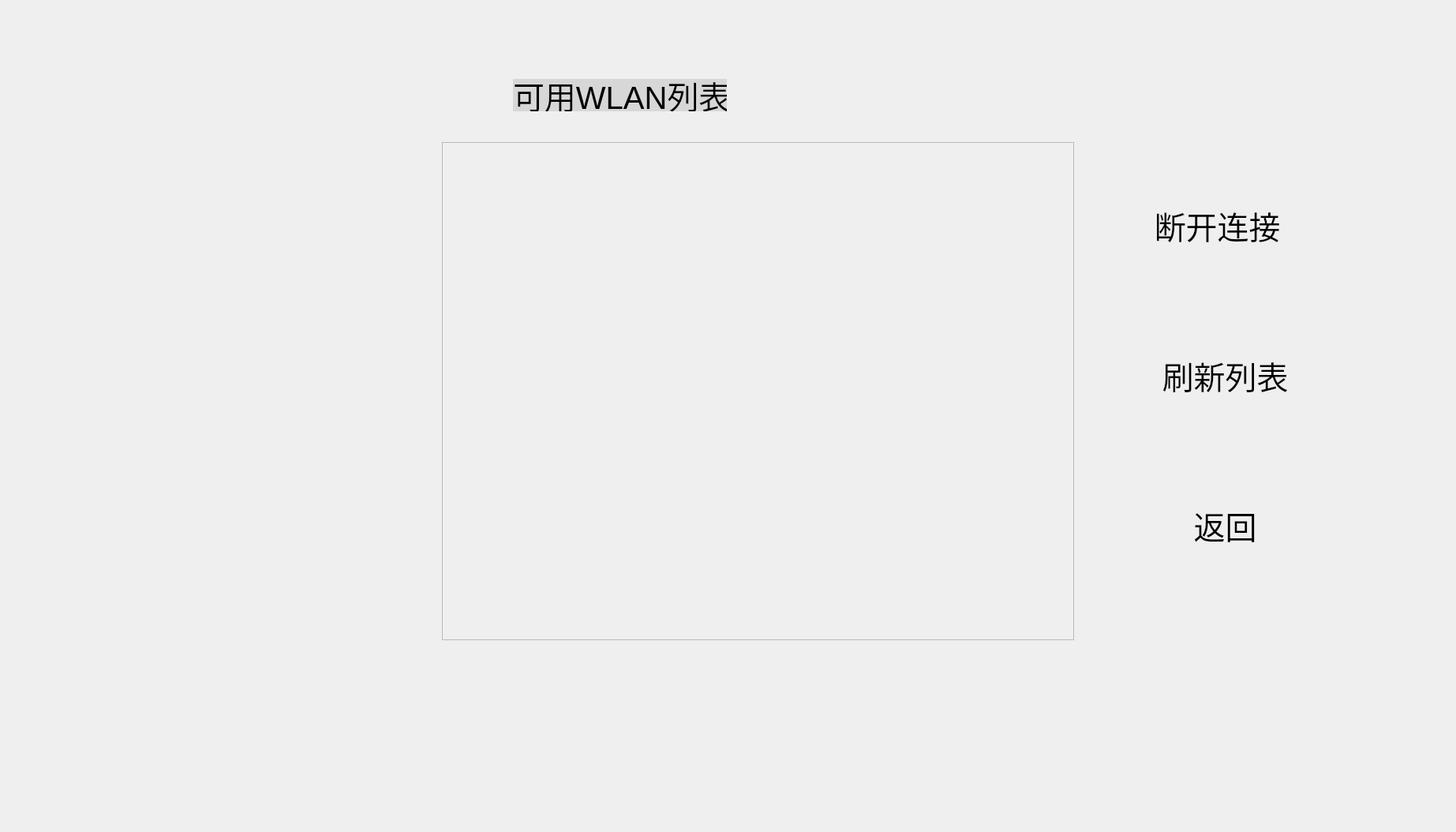
<?xml version="1.0" encoding="UTF-8"?>
<ui version="4.0">
 <class>WifiMenu</class>
 <widget class="QDialog" name="WifiMenu">
  <property name="geometry">
   <rect>
    <x>0</x>
    <y>0</y>
    <width>1845</width>
    <height>1054</height>
   </rect>
  </property>
  <property name="font">
   <font>
    <pointsize>30</pointsize>
   </font>
  </property>
  <property name="windowTitle">
   <string>Dialog</string>
  </property>
  <widget class="QPushButton" name="pButton_brock">
   <property name="geometry">
    <rect>
     <x>1370</x>
     <y>230</y>
     <width>301</width>
     <height>111</height>
    </rect>
   </property>
   <property name="font">
    <font>
     <pointsize>30</pointsize>
    </font>
   </property>
   <property name="styleSheet">
    <string notr="true">background-image: url(:/images/CancelTest.png);</string>
   </property>
   <property name="text">
    <string>    断开连接</string>
   </property>
   <property name="flat">
    <bool>true</bool>
   </property>
  </widget>
  <widget class="QPushButton" name="pButton_refresh">
   <property name="geometry">
    <rect>
     <x>1380</x>
     <y>420</y>
     <width>301</width>
     <height>111</height>
    </rect>
   </property>
   <property name="font">
    <font>
     <pointsize>30</pointsize>
    </font>
   </property>
   <property name="styleSheet">
    <string notr="true">background-image: url(:/images/confirmbt.png);</string>
   </property>
   <property name="text">
    <string>    刷新列表</string>
   </property>
   <property name="flat">
    <bool>true</bool>
   </property>
  </widget>
  <widget class="QPushButton" name="pButton_return">
   <property name="geometry">
    <rect>
     <x>1380</x>
     <y>610</y>
     <width>301</width>
     <height>111</height>
    </rect>
   </property>
   <property name="font">
    <font>
     <pointsize>30</pointsize>
    </font>
   </property>
   <property name="styleSheet">
    <string notr="true">background-image: url(:/images/back.png);</string>
   </property>
   <property name="text">
    <string>    返回</string>
   </property>
   <property name="flat">
    <bool>true</bool>
   </property>
  </widget>
  <widget class="QLabel" name="label">
   <property name="geometry">
    <rect>
     <x>650</x>
     <y>100</y>
     <width>271</width>
     <height>41</height>
    </rect>
   </property>
   <property name="font">
    <font>
     <pointsize>30</pointsize>
    </font>
   </property>
   <property name="styleSheet">
    <string notr="true">background-color: rgb(215, 215, 215);</string>
   </property>
   <property name="text">
    <string>可用WLAN列表</string>
   </property>
  </widget>
  <widget class="QTableWidget" name="tableWidget_wifi">
   <property name="geometry">
    <rect>
     <x>560</x>
     <y>180</y>
     <width>801</width>
     <height>631</height>
    </rect>
   </property>
   <property name="font">
    <font>
     <pointsize>30</pointsize>
    </font>
   </property>
   <property name="styleSheet">
    <string notr="true">selection-background-color: rgb(211, 0, 0);
selection-color: rgb(204, 0, 0);
background-color: rgb(239, 239, 239);</string>
   </property>
  </widget>
  <widget class="QLabel" name="label_background">
   <property name="geometry">
    <rect>
     <x>410</x>
     <y>80</y>
     <width>801</width>
     <height>551</height>
    </rect>
   </property>
   <property name="styleSheet">
    <string notr="true">background-image: url(:/images/wifibg.png);</string>
   </property>
   <property name="text">
    <string/>
   </property>
  </widget>
  <zorder>label_background</zorder>
  <zorder>pButton_brock</zorder>
  <zorder>pButton_refresh</zorder>
  <zorder>pButton_return</zorder>
  <zorder>tableWidget_wifi</zorder>
  <zorder>label</zorder>
 </widget>
 <resources/>
 <connections/>
</ui>
